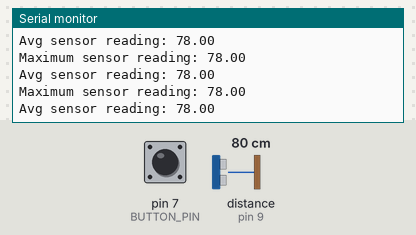
This sketch was run on a simulated Arduino Uno, built with avr-gcc and run on an emulated ATmega328P. On the bench: the last lines printed to the serial monitor. Wiring (inferred from the names in the program): ultrasonic range finder: trigger pin 8; echo pin 9. The inputs (shaded band) are chosen by the test bench; at power-on: distance to the obstacle (sensor on pin 9) 80 cm, pin 7 (BUTTON_PIN) LOW. The echo pulse lasts 58.3 µs per cm.

Above: at 0.8 s.
0.9 s: distance to the obstacle (sensor on pin 9) set to 2 cm
At 1.8 s:
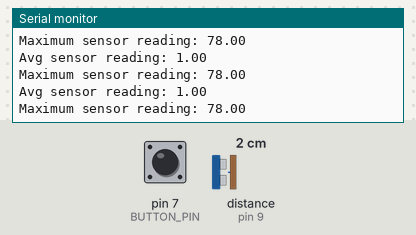
3.9 s: pin 7 (BUTTON_PIN) pulled HIGH for 0.15 s
At 5.4 s:
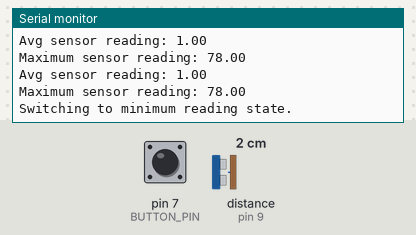
7.0 s: pin 7 (BUTTON_PIN) pulled HIGH for 1 s
At 8.3 s:
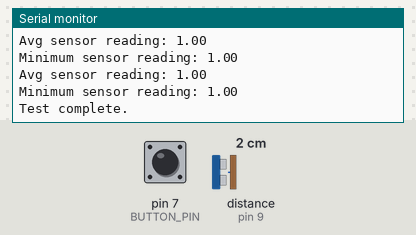
Timing chart, 0 to 10.0 s (numbered marks = the images above; inputs shaded):
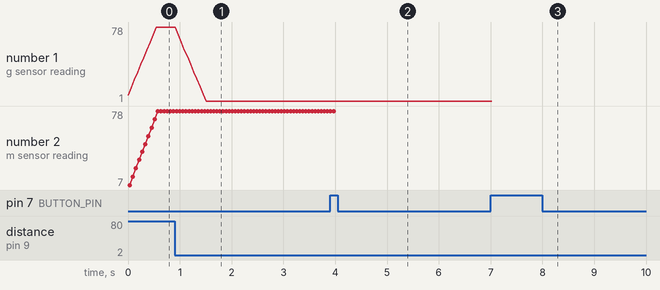

Measured:
- after the input at 0.9 s, the serial monitor: prints a new line after 0.25 s (image 1)
- after the input at 3.9 s, the serial monitor: prints a new line after 0.10 s (image 2)
- after the input at 7.0 s, the serial monitor: prints a new line after 0.08 s (image 3)
- plotted number 1: 78 → 1 after the input at 0.9 s

The sketch:

stage3_test.ino
```cpp
/*****************************************************************
 * Arduino Stage 3 Ultrasonic Testing Code
 * Author: Luke Newcomb
 * Last Updated: 11/23/2020
 *****************************************************************/

// Arduino project file

// For code see main.cpp
```

main.cpp
```cpp
#include <Arduino.h>

// Constants
#define PULSE_PIN         8
#define ECHO_PIN          9
#define CONVERSION_FACTOR 0.034
#define NUMBER_READINGS   10
#define BUTTON_PIN        7

// Global variables
int lastButtonState = LOW;

int detectButtonPress(); // Does what it says on the tin
float readUltrasonicSensor(); // Also does what it says on the tin

int main(void)
{

    // We are going to do a state machine where the state changes when the button on top of the robot is pressed.
    int state = 0;

    // In order the know the extremes we have to store them
    float minimumDistance = 1000.0f;
    float maximumDistance = 0.0f;
    float avgSensorReading = 0.0f;

    // In order to reduce error for this test, the readings will be averaged
    float rollingSensorValues[NUMBER_READINGS];

    init(); // Allow Arduino to initialize AVR timers

    // Start the serial port
    Serial.begin(9600);

    // Set the button as an input. Active high
    pinMode(BUTTON_PIN, INPUT);

    // Set the ultrasonic sensor pin directions
    pinMode(PULSE_PIN, OUTPUT);
    pinMode(ECHO_PIN, INPUT);

    // Infinite loop
    for (;;)
    {

        // If we aren't "halted" then we are going to need to read a sensor
        if (state < 3)
        {

            // Variable to store the sum of all of the values in rollingSensorValues
            int sum = 0;

            // Iterate over rollingSensorValues, shifting each value to the left and summing them at the same time
            for (int i = 0; i < NUMBER_READINGS-1; i++)
            {
                rollingSensorValues[i] = rollingSensorValues[i + 1];
                sum += rollingSensorValues[i];
            }

            // Populate the last value in rollingSensorValues
            rollingSensorValues[NUMBER_READINGS-1] = readUltrasonicSensor();

            // Add the latest value to the sum
            sum += rollingSensorValues[NUMBER_READINGS-1];

            // Avg = sum / number of readings
            avgSensorReading = sum / NUMBER_READINGS;

            if (avgSensorReading > maximumDistance)
            {
                maximumDistance = avgSensorReading;
            }

            if (avgSensorReading < minimumDistance)
            {
                minimumDistance = avgSensorReading;
            }
        }

        switch (state)
        {
            // Raw sensor reading state
            case 0:
                Serial.print("Avg sensor reading: ");
                Serial.println(avgSensorReading);
                Serial.print("Maximum sensor reading: ");
                Serial.println(maximumDistance);
                break;
            // Switching to categorical reading state
            case 1:
                Serial.println("Switching to minimum reading state.");
                delay(2000);
                state++;
                break;
            // Categorical reading state
            case 2:
                Serial.print("Avg sensor reading: ");
                Serial.println(avgSensorReading);
                Serial.print("Minimum sensor reading: ");
                Serial.println(minimumDistance);
                break;
            case 3:
                Serial.println("Test complete.");
                Serial.flush();
                delay(1000);
                Serial.flush();
                state++;
                break;
            default:
                break;
        }

        // If the button was pressed, increment the state variable
        state += detectButtonPress();

        // Add a small delay for stability
        delay(50);

    }

}

int detectButtonPress()
{
    int currentButtonState = digitalRead(BUTTON_PIN);

    int wasPressed = currentButtonState == HIGH && lastButtonState == LOW;

    lastButtonState = currentButtonState;

    return wasPressed;
}

float readUltrasonicSensor()
{
    int microseconds = 0;

    // Reset the sensor
    digitalWrite(PULSE_PIN, LOW);
    delayMicroseconds(2);
    // Send out a pulse
    digitalWrite(PULSE_PIN, HIGH);
    delayMicroseconds(10);
    digitalWrite(PULSE_PIN, LOW);
    // Read the response
    microseconds = pulseIn(ECHO_PIN, HIGH);

    return (microseconds - 10) * CONVERSION_FACTOR / 2;
}
```
